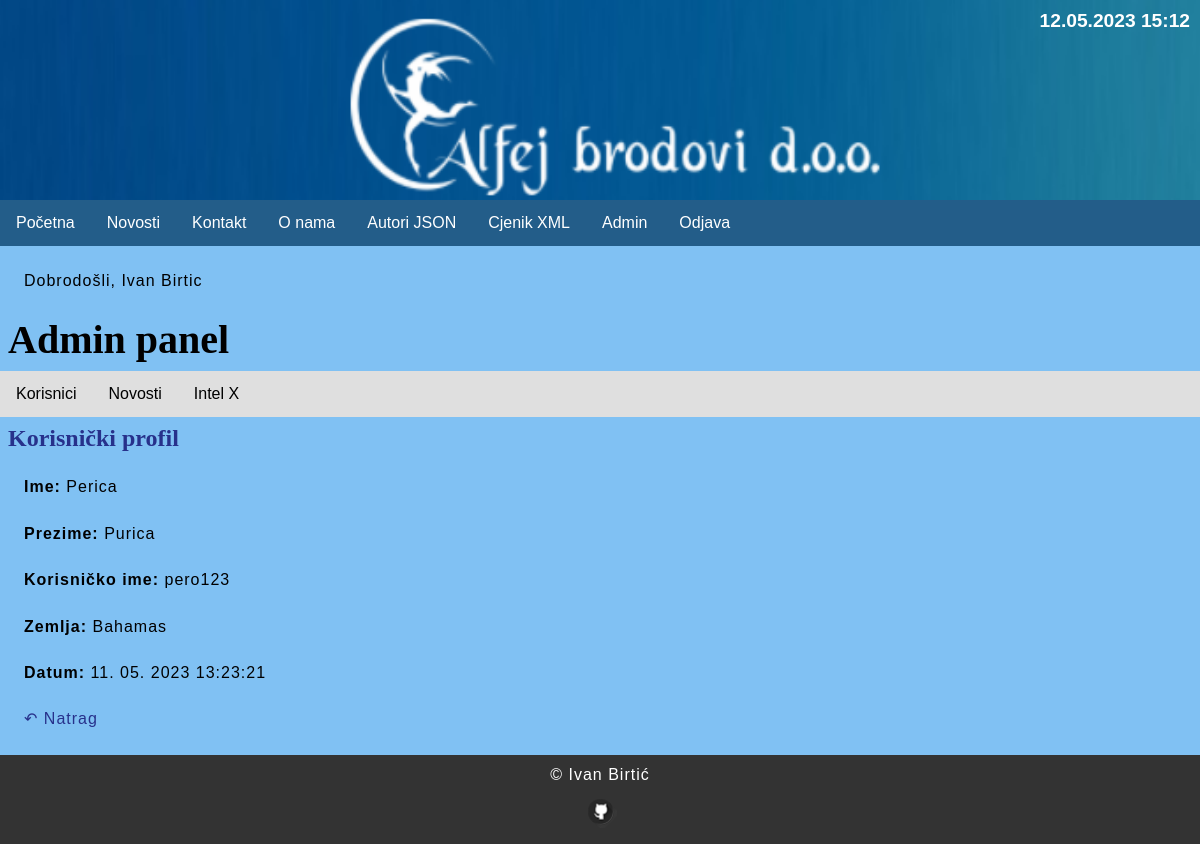
The page /index.php?menu=7&action=1&id=19 (signed in) on the database its author committed.
### tables this page shows
CREATE TABLE `users` (
  `id` int(11) NOT NULL,
  `firstname` varchar(255) NOT NULL,
  `lastname` varchar(255) NOT NULL,
  `email` varchar(255) NOT NULL,
  `username` varchar(255) NOT NULL,
  `password` varchar(255) NOT NULL,
  `country` char(2) NOT NULL,
  `date` timestamp NOT NULL DEFAULT current_timestamp() ON UPDATE current_timestamp(),
  `archive` enum('Y','N') NOT NULL DEFAULT 'Y'
);

CREATE TABLE `countries` (
  `id` int(11) NOT NULL,
  `country_code` varchar(2) NOT NULL DEFAULT '',
  `country_name` varchar(100) NOT NULL DEFAULT ''
);

### functions.php (called while the page is built)
<?php
	function pickerDateToMysql($pickerDate){
		$date = DateTime::createFromFormat('Y-m-d H:i:s', $pickerDate);
		return $date->format('d. m. Y H:i:s');
	}
?>

### admin/users.php (the view, shortened to what this page needs)
<?php
	if (isset($_GET['id']) && $_GET['id'] != '') {
		$query  = "SELECT * FROM users";
		$query .= " WHERE id=".$_GET['id'];
		$result = @mysqli_query($MySQL, $query);
		$row = @mysqli_fetch_array($result);
		print '
		<h2>Korisnički profil</h2>
		<p><b>Ime:</b> ' . $row['firstname'] . '</p>
		<p><b>Prezime:</b> ' . $row['lastname'] . '</p>
		<p><b>Korisničko ime:</b> ' . $row['username'] . '</p>';
		$_query  = "SELECT * FROM countries";
		$_query .= " WHERE country_code='" . $row['country'] . "'";
		$_result = @mysqli_query($MySQL, $_query);
		$_row = @mysqli_fetch_array($_result);
		print '
		<p><b>Zemlja:</b> ' .$_row['country_name'] . '</p>
		<p><b>Datum:</b> ' . pickerDateToMysql($row['date']) . '</p>
		<p><a href="index.php?menu='.$menu.'&amp;action='.$action.'">↶ Natrag</a></p>';
	}
?>

### style.css (style rules this page uses)
body, html { font-family: 'futura', 'helvetica', sans-serif; margin: 0; font-size: 16px; background-color: #80c1f3; }
h1,h2 { margin: 8px; font-size: 40px; font-family: Times-new-roman; }
h2 { font-size: 24px; color: #27318b; }
main a { color: #27318b; text-decoration: none; }
p { margin: 24px; line-height: 22.4px; letter-spacing: 1px; }

### rows shown on the page
users: firstname "Perica", lastname "Purica", username "pero123", date "11. 05. 2023 13:23:21"
countries: country_name "Bahamas"

### other values the page prints
$_SESSION['message'] "Dobrodošli, Ivan Birtic"
